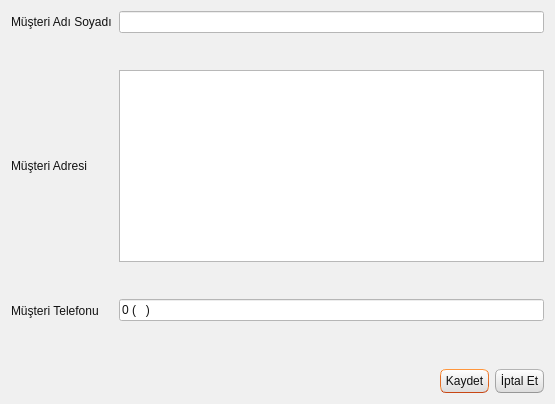
<?xml version="1.0" encoding="UTF-8"?>
<ui version="4.0">
 <class>TKNMusteriPencere</class>
 <widget class="QDialog" name="TKNMusteriPencere">
  <property name="geometry">
   <rect>
    <x>0</x>
    <y>0</y>
    <width>555</width>
    <height>404</height>
   </rect>
  </property>
  <property name="windowTitle">
   <string>Dialog</string>
  </property>
  <property name="styleSheet">
   <string notr="true">/*
Ubuntu Style Sheet for QT Applications
Author: Jaime A. Quiroga P.
Company: GTRONICK
Last updated: 09/10/2019 (dd/mm/yyyy), 12:31.
Available at: https://github.com/GTRONICK/QSS/blob/master/Ubuntu.qss
*/
QMainWindow {
	background-color:#f0f0f0;
}
QCheckBox {
	padding:2px;
}
QCheckBox:hover {
	border:1px solid rgb(255,150,60);
	border-radius:4px;
	padding: 1px;
	background-color:qlineargradient(spread:pad, x1:0.5, y1:1, x2:0.5, y2:0, stop:0 rgba(190, 90, 50, 50), stop:1 rgba(250, 130, 40, 50));
}
QCheckBox::indicator:checked {
	border:1px solid rgb(246, 134, 86);
	border-radius:4px;
  	background-color:rgb(246, 134, 86)
}
QCheckBox::indicator:unchecked {
	border-width:1px solid rgb(246, 134, 86);
	border-radius:4px;
  	background-color:rgb(255,255,255);
}
QColorDialog {
	background-color:#f0f0f0;
}
QComboBox {
	color:rgb(81,72,65);
	background: #ffffff;
}
QComboBox:editable {
	selection-color:rgb(81,72,65);
	selection-background-color: #ffffff;
}
QComboBox QAbstractItemView {
	selection-color: #ffffff;
	selection-background-color: rgb(246, 134, 86);
}
QComboBox:!editable:on, QComboBox::drop-down:editable:on {
	color:  #1e1d23;	
}
QDateTimeEdit, QDateEdit, QDoubleSpinBox, QFontComboBox {
	color:rgb(81,72,65);
	background-color: #ffffff;
}

QDialog {
	background-color:#f0f0f0;
}

QLabel,QLineEdit {
	color:rgb(17,17,17);
}
QLineEdit {
	background-color:rgb(255,255,255);
	selection-background-color:rgb(236,116,64);
}
QMenuBar {
	color:rgb(223,219,210);
	background-color:rgb(65,64,59);
}
QMenuBar::item {
	padding-top:4px;
	padding-left:4px;
	padding-right:4px;
	color:rgb(223,219,210);
	background-color:rgb(65,64,59);
}
QMenuBar::item:selected {
	color:rgb(255,255,255);
	padding-top:2px;
	padding-left:2px;
	padding-right:2px;
	border-top-width:2px;
	border-left-width:2px;
	border-right-width:2px;
	border-top-right-radius:4px;
	border-top-left-radius:4px;
	border-style:solid;
	background-color:rgb(65,64,59);
	border-top-color: rgb(47,47,44);
	border-right-color: qlineargradient(spread:pad, x1:0, y1:1, x2:1, y2:0, stop:0 rgba(90, 87, 78, 255), stop:1 rgba(47,47,44, 255));
	border-left-color:  qlineargradient(spread:pad, x1:1, y1:0, x2:0, y2:0, stop:0 rgba(90, 87, 78, 255), stop:1 rgba(47,47,44, 255));
}
QMenu {
	color:rgb(223,219,210);
	background-color:rgb(65,64,59);
}
QMenu::item {
	color:rgb(223,219,210);
	padding:4px 10px 4px 20px;
}
QMenu::item:selected {
	color:rgb(255,255,255);
	background-color: qlineargradient(spread:pad, x1:0.5, y1:1, x2:0.5, y2:0, stop:0 rgba(225, 108, 54, 255), stop:1 rgba(246, 134, 86, 255));
	border-style:solid;
	border-width:3px;
	padding:4px 7px 4px 17px;
	border-bottom-color:qlineargradient(spread:pad, x1:0.5, y1:1, x2:0.5, y2:0, stop:0 rgba(175,85,48,255), stop:1 rgba(236,114,67, 255));
	border-top-color:qlineargradient(spread:pad, x1:0.5, y1:1, x2:0.5, y2:0, stop:0 rgba(253,156,113,255), stop:1 rgba(205,90,46, 255));
	border-right-color:qlineargradient(spread:pad, x1:0, y1:0.5, x2:1, y2:0.5, stop:0 rgba(253,156,113,255), stop:1 rgba(205,90,46, 255));
	border-left-color:qlineargradient(spread:pad, x1:1, y1:0.5, x2:0, y2:0.5, stop:0 rgba(253,156,113,255), stop:1 rgba(205,90,46, 255));
}
QPlainTextEdit {
	border-width: 1px solid transparent;
	color:rgb(17,17,17);
	selection-background-color:rgb(236,116,64);
}
QProgressBar {
	text-align: center;
	color: rgb(0, 0, 0);
	border: 1px inset rgb(150,150,150); 
	border-radius: 10px;
	background-color:rgb(221,221,219);
}
QProgressBar::chunk:horizontal {
	background-color: qlineargradient(spread:pad, x1:0.5, y1:1, x2:0.5, y2:0, stop:0 rgba(225, 108, 54, 255), stop:1 rgba(246, 134, 86, 255));
	border:1px solid;
	border-radius:8px;
	border-bottom-color:qlineargradient(spread:pad, x1:0.5, y1:1, x2:0.5, y2:0, stop:0 rgba(175,85,48,255), stop:1 rgba(236,114,67, 255));
	border-top-color:qlineargradient(spread:pad, x1:0.5, y1:1, x2:0.5, y2:0, stop:0 rgba(253,156,113,255), stop:1 rgba(205,90,46, 255));
	border-right-color:qlineargradient(spread:pad, x1:0, y1:0.5, x2:1, y2:0.5, stop:0 rgba(253,156,113,255), stop:1 rgba(205,90,46, 255));
	border-left-color:qlineargradient(spread:pad, x1:1, y1:0.5, x2:0, y2:0.5, stop:0 rgba(253,156,113,255), stop:1 rgba(205,90,46, 255));
}
QPushButton{
	color:rgb(17,17,17);
	border-width: 1px;
	border-radius: 6px;
	border-bottom-color: rgb(150,150,150);
	border-right-color: rgb(165,165,165);
	border-left-color: rgb(165,165,165);
	border-top-color: rgb(180,180,180);
	border-style: solid;
	padding: 4px;
	background-color: qlineargradient(spread:pad, x1:0.5, y1:1, x2:0.5, y2:0, stop:0 rgba(220, 220, 220, 255), stop:1 rgba(255, 255, 255, 255));
}
QPushButton:hover{
	color:rgb(17,17,17);
	border-width: 1px;
	border-radius:6px;
	border-top-color: rgb(255,150,60);
	border-right-color: qlineargradient(spread:pad, x1:0, y1:1, x2:1, y2:0, stop:0 rgba(200, 70, 20, 255), stop:1 rgba(255,150,60, 255));
	border-left-color:  qlineargradient(spread:pad, x1:1, y1:0, x2:0, y2:0, stop:0 rgba(200, 70, 20, 255), stop:1 rgba(255,150,60, 255));
	border-bottom-color: rgb(200,70,20);
	border-style: solid;
	padding: 2px;
	background-color: qlineargradient(spread:pad, x1:0.5, y1:1, x2:0.5, y2:0, stop:0 rgba(220, 220, 220, 255), stop:1 rgba(255, 255, 255, 255));
}
QPushButton:default{
	color:rgb(17,17,17);
	border-width: 1px;
	border-radius:6px;
	border-top-color: rgb(255,150,60);
	border-right-color: qlineargradient(spread:pad, x1:0, y1:1, x2:1, y2:0, stop:0 rgba(200, 70, 20, 255), stop:1 rgba(255,150,60, 255));
	border-left-color:  qlineargradient(spread:pad, x1:1, y1:0, x2:0, y2:0, stop:0 rgba(200, 70, 20, 255), stop:1 rgba(255,150,60, 255));
	border-bottom-color: rgb(200,70,20);
	border-style: solid;
	padding: 2px;
	background-color: qlineargradient(spread:pad, x1:0.5, y1:1, x2:0.5, y2:0, stop:0 rgba(220, 220, 220, 255), stop:1 rgba(255, 255, 255, 255));
}
QPushButton:pressed{
	color:rgb(17,17,17);
	border-width: 1px;
	border-radius: 6px;
	border-width: 1px;
	border-top-color: rgba(255,150,60,200);
	border-right-color: qlineargradient(spread:pad, x1:0, y1:1, x2:1, y2:0, stop:0 rgba(200, 70, 20, 255), stop:1 rgba(255,150,60, 200));
	border-left-color:  qlineargradient(spread:pad, x1:1, y1:0, x2:0, y2:0, stop:0 rgba(200, 70, 20, 255), stop:1 rgba(255,150,60, 200));
	border-bottom-color: rgba(200,70,20,200);
	border-style: solid;
	padding: 2px;
	background-color: qlineargradient(spread:pad, x1:0.5, y1:0, x2:0.5, y2:1, stop:0 rgba(220, 220, 220, 255), stop:1 rgba(255, 255, 255, 255));
}
QPushButton:disabled{
	color:rgb(174,167,159);
	border-width: 1px;
	border-radius: 6px;
	background-color: qlineargradient(spread:pad, x1:0.5, y1:1, x2:0.5, y2:0, stop:0 rgba(200, 200, 200, 255), stop:1 rgba(230, 230, 230, 255));
}
QRadioButton {
	padding: 1px;
}
QRadioButton::indicator:checked {
	height: 10px;
	width: 10px;
	border-style:solid;
	border-radius:5px;
	border-width: 1px;
	border-color: rgba(246, 134, 86, 255);
	color: #a9b7c6;
	background-color:rgba(246, 134, 86, 255);
}
QRadioButton::indicator:!checked {
	height: 10px;
	width: 10px;
	border-style:solid;
	border-radius:5px;
	border-width: 1px;
	border-color: rgb(246, 134, 86);
	color: #a9b7c6;
	background-color: transparent;
}
QScrollArea {
	color: white;
	background-color:#f0f0f0;
}
QSlider::groove {
	border-style: solid;
	border-width: 1px;
	border-color: rgb(207,207,207);
}
QSlider::groove:horizontal {
	height: 5px;
	background: rgb(246, 134, 86);
}
QSlider::groove:vertical {
	width: 5px;
	background: rgb(246, 134, 86);
}
QSlider::handle:horizontal {
	background: rgb(253,253,253);
	border-style: solid;
	border-width: 1px;
	border-color: rgb(207,207,207);
	width: 12px;
	margin: -5px 0;
	border-radius: 7px;
}
QSlider::handle:vertical {
	background: rgb(253,253,253);
	border-style: solid;
	border-width: 1px;
	border-color: rgb(207,207,207);
	height: 12px;
	margin: 0 -5px;
	border-radius: 7px;
}
QSlider::add-page:horizontal, QSlider::add-page:vertical {
 	background: white;
}
QSlider::sub-page:horizontal, QSlider::sub-page:vertical {
	background: rgb(246, 134, 86);
}
QStatusBar, QSpinBox {
	color:rgb(81,72,65);
}
QSpinBox {
	background-color: #ffffff;
}
QScrollBar:horizontal {
	max-height: 20px;
	border: 1px transparent;
	margin: 0px 20px 0px 20px;
}
QScrollBar::handle:horizontal {
	background: rgb(253,253,253);
	border: 1px solid rgb(207,207,207);
	border-radius: 7px;
	min-width: 25px;
}
QScrollBar::handle:horizontal:hover {
	background: rgb(253,253,253);
	border: 1px solid rgb(255,150,60);
	border-radius: 7px;
	min-width: 25px;
}
QScrollBar::add-line:horizontal {
  	border: 1px solid rgb(207,207,207);
  	border-top-right-radius: 7px;
  	border-top-left-radius: 7px;
  	border-bottom-right-radius: 7px;
  	background: rgb(255, 255, 255);
  	width: 20px;
  	subcontrol-position: right;
  	subcontrol-origin: margin;
}
QScrollBar::add-line:horizontal:hover {
  	border: 1px solid rgb(255,150,60);
  	border-top-right-radius: 7px;
  	border-top-left-radius: 7px;
  	border-bottom-right-radius: 7px;
  	background: rgb(255, 255, 255);
  	width: 20px;
  	subcontrol-position: right;
  	subcontrol-origin: margin;
}
QScrollBar::add-line:horizontal:pressed {
  	border: 1px solid grey;
  	border-top-left-radius: 7px;
  	border-top-right-radius: 7px;
  	border-bottom-right-radius: 7px;
  	background: rgb(231,231,231);
  	width: 20px;
  	subcontrol-position: right;
  	subcontrol-origin: margin;
}
QScrollBar::sub-line:horizontal {
  	border: 1px solid rgb(207,207,207);
  	border-top-right-radius: 7px;
  	border-top-left-radius: 7px;
  	border-bottom-left-radius: 7px;
  	background: rgb(255, 255, 255);
  	width: 20px;
  	subcontrol-position: left;
  	subcontrol-origin: margin;
}
QScrollBar::sub-line:horizontal:hover {
  	border: 1px solid rgb(255,150,60);
  	border-top-right-radius: 7px;
  	border-top-left-radius: 7px;
  	border-bottom-left-radius: 7px;
  	background: rgb(255, 255, 255);
  	width: 20px;
  	subcontrol-position: left;
  	subcontrol-origin: margin;
}
QScrollBar::sub-line:horizontal:pressed {
  	border: 1px solid grey;
  	border-top-right-radius: 7px;
  	border-top-left-radius: 7px;
  	border-bottom-left-radius: 7px;
  	background: rgb(231,231,231);
  	width: 20px;
  	subcontrol-position: left;
  	subcontrol-origin: margin;
}
QScrollBar::left-arrow:horizontal {
  	border: 1px transparent grey;
  	border-top-left-radius: 3px;
  	border-bottom-left-radius: 3px;
  	width: 6px;
  	height: 6px;
  	background: rgb(230,230,230);
}
QScrollBar::right-arrow:horizontal {
	border: 1px transparent grey;
	border-top-right-radius: 3px;
	border-bottom-right-radius: 3px;
  	width: 6px;
  	height: 6px;
 	background: rgb(230,230,230);
}
QScrollBar::add-page:horizontal, QScrollBar::sub-page:horizontal {
 	background: none;
} 
QScrollBar:vertical {
	max-width: 20px;
	border: 1px transparent grey;
	margin: 20px 0px 20px 0px;
}
QScrollBar::add-line:vertical {
	border: 1px solid;
	border-color: rgb(207,207,207);
	border-bottom-right-radius: 7px;
	border-bottom-left-radius: 7px;
	border-top-left-radius: 7px;
	background: rgb(255, 255, 255);
  	height: 20px;
  	subcontrol-position: bottom;
  	subcontrol-origin: margin;
}
QScrollBar::add-line:vertical:hover {
  	border: 1px solid;
  	border-color: rgb(255,150,60);
  	border-bottom-right-radius: 7px;
  	border-bottom-left-radius: 7px;
  	border-top-left-radius: 7px;
  	background: rgb(255, 255, 255);
  	height: 20px;
  	subcontrol-position: bottom;
  	subcontrol-origin: margin;
}
QScrollBar::add-line:vertical:pressed {
  	border: 1px solid grey;
  	border-bottom-left-radius: 7px;
  	border-bottom-right-radius: 7px;
  	border-top-left-radius: 7px;
  	background: rgb(231,231,231);
  	height: 20px;
  	subcontrol-position: bottom;
  	subcontrol-origin: margin;
}
QScrollBar::sub-line:vertical {
  	border: 1px solid rgb(207,207,207);
  	border-top-right-radius: 7px;
  	border-top-left-radius: 7px;
  	border-bottom-left-radius: 7px;
  	background: rgb(255, 255, 255);
  	height: 20px;
  	subcontrol-position: top;
  	subcontrol-origin: margin;
}
QScrollBar::sub-line:vertical:hover {
  	border: 1px solid rgb(255,150,60);
  	border-top-right-radius: 7px;
  	border-top-left-radius: 7px;
  	border-bottom-left-radius: 7px;
	background: rgb(255, 255, 255);
  	height: 20px;
  	subcontrol-position: top;
  	subcontrol-origin: margin;
}
QScrollBar::sub-line:vertical:pressed {
  	border: 1px solid grey;
  	border-top-left-radius: 7px;
  	border-top-right-radius: 7px;
  	background: rgb(231,231,231);
 	height: 20px;
  	subcontrol-position: top;
  	subcontrol-origin: margin;
}
QScrollBar::handle:vertical {
	background: rgb(253,253,253);
	border: 1px solid rgb(207,207,207);
	border-radius: 7px;
	min-height: 25px;
}
QScrollBar::handle:vertical:hover {
	background: rgb(253,253,253);
	border: 1px solid rgb(255,150,60);
	border-radius: 7px;
	min-height: 25px;
}
QScrollBar::up-arrow:vertical {
	border: 1px transparent grey;
  	border-top-left-radius: 3px;
	border-top-right-radius: 3px;
  	width: 6px;
  	height: 6px;
  	background: rgb(230,230,230);
}
QScrollBar::down-arrow:vertical {
  	border: 1px transparent grey;
  	border-bottom-left-radius: 3px;
  	border-bottom-right-radius: 3px;
  	width: 6px;
  	height: 6px;
  	background: rgb(230,230,230);
}
QScrollBar::add-page:vertical, QScrollBar::sub-page:vertical {
  	background: none;
}
QTabWidget {
	color:rgb(0,0,0);
	background-color:rgb(247,246,246);
}
QTabWidget::pane {
	border-color: rgb(180,180,180);
	background-color:rgb(247,246,246);
	border-style: solid;
	border-width: 1px;
  	border-radius: 6px;
}
QTabBar::tab {
	padding-left:4px;
	padding-right:4px;
	padding-bottom:2px;
	padding-top:2px;
	color:rgb(81,72,65);
  	background-color: qlineargradient(spread:pad, x1:0.5, y1:1, x2:0.5, y2:0, stop:0 rgba(221,218,217,255), stop:1 rgba(240,239,238,255));
	border-style: solid;
	border-width: 1px;
  	border-top-right-radius:4px;
	border-top-left-radius:4px;
	border-top-color: rgb(180,180,180);
	border-left-color: rgb(180,180,180);
	border-right-color: rgb(180,180,180);
	border-bottom-color: transparent;
}
QTabBar::tab:selected, QTabBar::tab:last:selected, QTabBar::tab:hover {
  	background-color:rgb(247,246,246);
  	margin-left: 0px;
  	margin-right: 1px;
}
QTabBar::tab:!selected {
	margin-top: 1px;
	margin-right: 1px;
}
QTextEdit {
	border-width: 1px;
	border-style: solid;
	border-color:transparent;
	color:rgb(17,17,17);
	selection-background-color:rgb(236,116,64);
}
QTimeEdit, QToolBox, QToolBox::tab, QToolBox::tab:selected {
	color:rgb(81,72,65);
	background-color: #ffffff;
}</string>
  </property>
  <layout class="QVBoxLayout" name="verticalLayout_3">
   <item>
    <layout class="QHBoxLayout" name="horizontalLayout">
     <property name="spacing">
      <number>7</number>
     </property>
     <item>
      <layout class="QVBoxLayout" name="verticalLayout_2">
       <property name="spacing">
        <number>123</number>
       </property>
       <item>
        <widget class="QLabel" name="label">
         <property name="text">
          <string>Müşteri Adı Soyadı</string>
         </property>
        </widget>
       </item>
       <item>
        <widget class="QLabel" name="label_2">
         <property name="text">
          <string>Müşteri Adresi</string>
         </property>
         <property name="alignment">
          <set>Qt::AlignLeading|Qt::AlignLeft|Qt::AlignVCenter</set>
         </property>
        </widget>
       </item>
       <item>
        <widget class="QLabel" name="label_3">
         <property name="text">
          <string>Müşteri Telefonu</string>
         </property>
        </widget>
       </item>
      </layout>
     </item>
     <item>
      <layout class="QVBoxLayout" name="verticalLayout">
       <property name="spacing">
        <number>37</number>
       </property>
       <item>
        <widget class="QLineEdit" name="lineEdit"/>
       </item>
       <item>
        <widget class="QPlainTextEdit" name="plainTextEdit"/>
       </item>
       <item>
        <widget class="QLineEdit" name="lineEdit_3">
         <property name="inputMask">
          <string>\0 (D99) 999 99 99</string>
         </property>
        </widget>
       </item>
      </layout>
     </item>
    </layout>
   </item>
   <item>
    <spacer name="verticalSpacer">
     <property name="orientation">
      <enum>Qt::Vertical</enum>
     </property>
     <property name="sizeHint" stdset="0">
      <size>
       <width>20</width>
       <height>40</height>
      </size>
     </property>
    </spacer>
   </item>
   <item>
    <layout class="QHBoxLayout" name="horizontalLayout_2">
     <item>
      <spacer name="horizontalSpacer">
       <property name="orientation">
        <enum>Qt::Horizontal</enum>
       </property>
       <property name="sizeHint" stdset="0">
        <size>
         <width>40</width>
         <height>20</height>
        </size>
       </property>
      </spacer>
     </item>
     <item>
      <widget class="QPushButton" name="pushButton">
       <property name="text">
        <string>Kaydet</string>
       </property>
       <property name="icon">
        <iconset resource="../../kaynaklar.qrc">
         <normaloff>:/resimler/Save.png</normaloff>:/resimler/Save.png</iconset>
       </property>
      </widget>
     </item>
     <item>
      <widget class="QPushButton" name="pushButton_2">
       <property name="text">
        <string>İptal Et</string>
       </property>
       <property name="icon">
        <iconset resource="../../kaynaklar.qrc">
         <normaloff>:/resimler/dialog-close.png</normaloff>:/resimler/dialog-close.png</iconset>
       </property>
      </widget>
     </item>
    </layout>
   </item>
  </layout>
 </widget>
 <resources>
  <include location="../../kaynaklar.qrc"/>
 </resources>
 <connections>
  <connection>
   <sender>pushButton</sender>
   <signal>clicked()</signal>
   <receiver>TKNMusteriPencere</receiver>
   <slot>accept()</slot>
   <hints>
    <hint type="sourcelabel">
     <x>397</x>
     <y>378</y>
    </hint>
    <hint type="destinationlabel">
     <x>239</x>
     <y>355</y>
    </hint>
   </hints>
  </connection>
  <connection>
   <sender>pushButton_2</sender>
   <signal>clicked()</signal>
   <receiver>TKNMusteriPencere</receiver>
   <slot>reject()</slot>
   <hints>
    <hint type="sourcelabel">
     <x>502</x>
     <y>376</y>
    </hint>
    <hint type="destinationlabel">
     <x>84</x>
     <y>333</y>
    </hint>
   </hints>
  </connection>
 </connections>
</ui>
